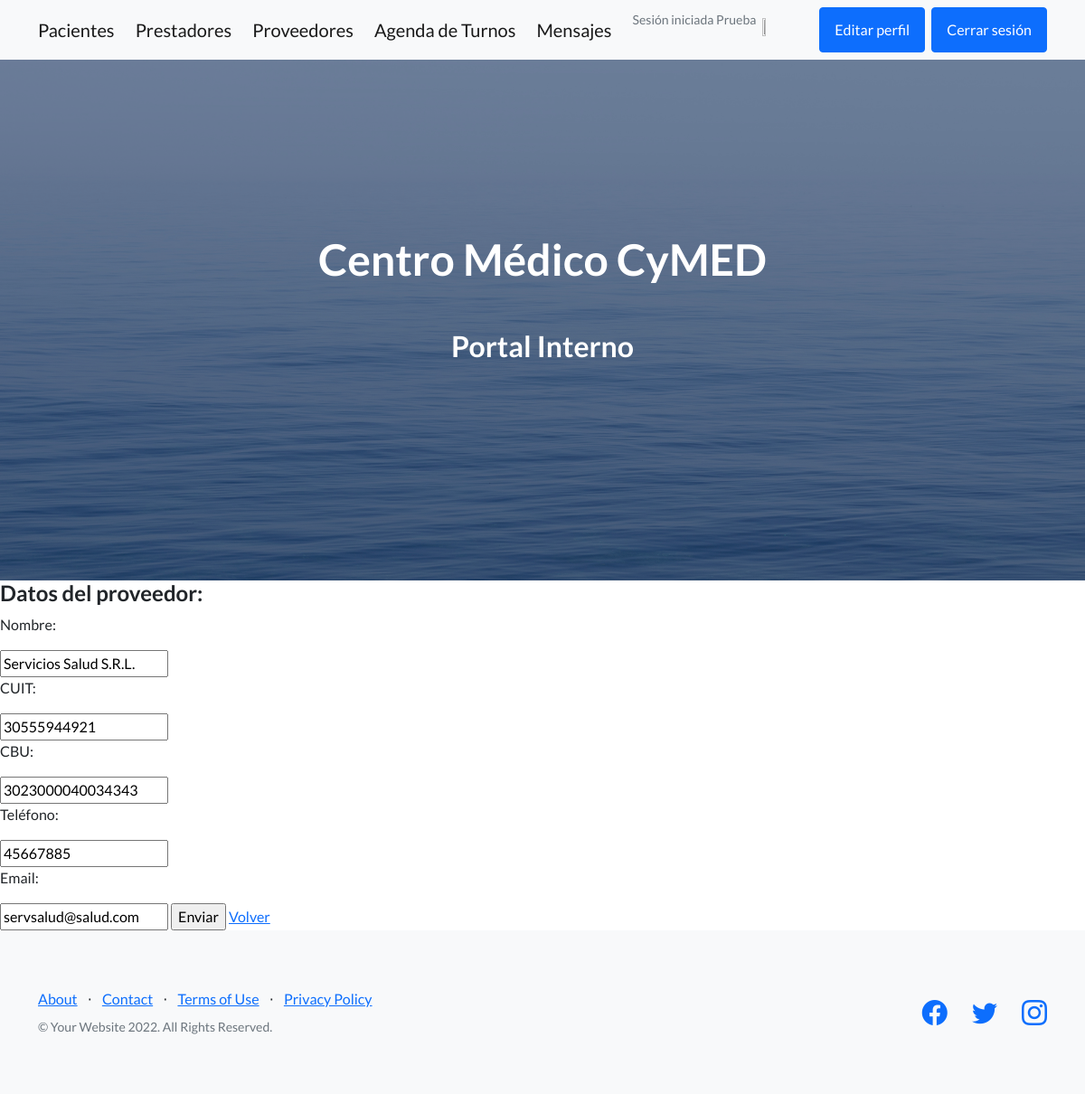
/editar_proveedor/2 (signed in), run on the app's committed database.
### app_coder/models.py (models this page shows, shortened)
class Proveedores(models.Model):
    nombre= models.CharField(max_length=40)
    cuit= models.IntegerField()
    cbu= models.IntegerField()
    telefono= models.IntegerField('', default=0)
    email= models.EmailField('', default="No informado")

### app_coder/views.py (the view)
# urls.py: path("editar_proveedor/<int:id>", views.editar_proveedor, name="editar_proveedor"),
@login_required
def editar_proveedor (request, id):
    proveedor = Proveedores.objects.get(id=id)
    if request.method == "POST":
        mi_formulario = Formulario_proveedores(request.POST)
        if mi_formulario.is_valid():
            datos= mi_formulario.cleaned_data
            proveedor.nombre= datos['nombre']
            proveedor.cuit= datos['cuit']
            proveedor.cbu= datos['cbu']
            proveedor.telefono= datos['telefono']
            proveedor.email= datos['email']
            proveedor.save()
            proveedor = Proveedores.objects.all()
            return render (request , "proveedores.html", {"proveedores": proveedor})
    else:
        mi_formulario = Formulario_proveedores(initial={'nombre':proveedor.nombre, 'cuit':proveedor.cuit, 'cbu':proveedor.cbu, 'telefono':proveedor.telefono, 'email':proveedor.email})
    return render (request , "editar_proveedor.html", {"mi_formulario":mi_formulario, "proveedor":proveedor})

### app_coder/forms.py
class Formulario_proveedores(forms.Form):
    nombre = forms.CharField(max_length=40)
    cuit= forms.IntegerField()
    cbu= forms.IntegerField()
    telefono= forms.IntegerField()
    email= forms.EmailField()

### app_coder/template/editar_proveedor.html (shortened to what this page needs)
{% extends "padre.html" %}
{% load static %}
{% block contenido %}
    <form action="{% url 'editar_proveedor' proveedor.id %}" method="POST">
        <h4>Datos del proveedor:</h4>
        <p>Nombre:</p>
        {{mi_formulario.nombre}}
        <p>CUIT:</p>
        {{mi_formulario.cuit}}
        <p>CBU:</p>
        {{mi_formulario.cbu}}
        <p>Teléfono:</p>
        {{mi_formulario.telefono}}
        <p>Email:</p>
        {{mi_formulario.email}}
        <input type="submit" value="Enviar">
        <a href="{% url 'proveedores' %}">Volver</a>
    </form>
{% endblock %}

### app_coder/template/padre.html (shortened to what this page needs)
<!DOCTYPE html>
<html lang="en">
    <head>
        {% load static %}
        <link href="https://cdn.jsdelivr.net/npm/bootstrap-icons@1.5.0/font/bootstrap-icons.css" rel="stylesheet" type="text/css" />
        <link href="{% static 'app_coder/css/styles.css' %}" rel="stylesheet" />
    </head>
    <body>
        <nav class="navbar navbar-light bg-light static-top">
            <div class="container">
                <a class="navbar-brand" href="{% url 'pacientes' %}">Pacientes</a>
                <a class="navbar-brand" href="{% url 'prestadores' %}">Prestadores</a>
                <a class="navbar-brand" href="{% url 'proveedores' %}">Proveedores</a>
                {% if request.user.is_authenticated %}
                <a class="navbar-brand" href="{% url 'agenda' %}">Agenda de Turnos</a>
                {% endif %}
                {% if request.user.is_authenticated %}
                <a class="navbar-brand" href="{% url 'mensajes_internos' %}">Mensajes</a>
                {% endif %}
                {% if request.user.is_authenticated %}
                <p class="text-muted small mb-4"> Sesión iniciada {{user.username}} </p>
                <img src="{{ url }}" alt="" width="5%" height="5%"/>
                {% endif %}
                {% if request.user.is_authenticated %}
                <a class="btn btn-primary" href="{% url 'editarPerfil' %}">Editar perfil</a>
                {% endif %}
                {% if request.user.is_authenticated %}
                <a class="btn btn-primary" href="{% url 'Logout' %}">Cerrar sesión</a>
                {% endif %}
            </div>
        </nav>
        <header class="masthead">
            <div class="container position-relative">
                <div class="row justify-content-center">
                    <div class="col-xl-6">
                        <div class="text-center text-white">
                            <h1 class="mb-5">Centro Médico CyMED</h1>
                            <h2 class="mb-5">Portal Interno</h2>
                        </div>
                    </div>
                </div>
            </div>
        </header>
        {% block contenido %}
        {% endblock %}
        <footer class="footer bg-light">
            <div class="container">
                <div class="row">
                    <div class="col-lg-6 h-100 text-center text-lg-start my-auto">
                        <ul class="list-inline mb-2">
                            <li class="list-inline-item"><a href="#!">About</a></li>
                            <li class="list-inline-item">⋅</li>
                            <li class="list-inline-item"><a href="#!">Contact</a></li>
                            <li class="list-inline-item">⋅</li>
                            <li class="list-inline-item"><a href="#!">Terms of Use</a></li>
                            <li class="list-inline-item">⋅</li>
                            <li class="list-inline-item"><a href="#!">Privacy Policy</a></li>
                        </ul>
                        <p class="text-muted small mb-4 mb-lg-0">&copy; Your Website 2022. All Rights Reserved.</p>
                    </div>
                    <div class="col-lg-6 h-100 text-center text-lg-end my-auto">
                        <ul class="list-inline mb-0">
                            <li class="list-inline-item me-4">
                                <a href="#!"><i class="bi-facebook fs-3"></i></a>
                            </li>
                            <li class="list-inline-item me-4">
                                <a href="#!"><i class="bi-twitter fs-3"></i></a>
                            </li>
                            <li class="list-inline-item">
                                <a href="#!"><i class="bi-instagram fs-3"></i></a>
                            </li>
                        </ul>
                    </div>
                </div>
            </div>
        </footer>
    </body>
</html>

### data on the page
Proveedores: nombre "Servicios Salud S.R.L.", cuit "30555944921", cbu "3023000040034343", telefono "45667885", email "servsalud@salud.com"

### other printed values
{{ user.username }} "Prueba"
